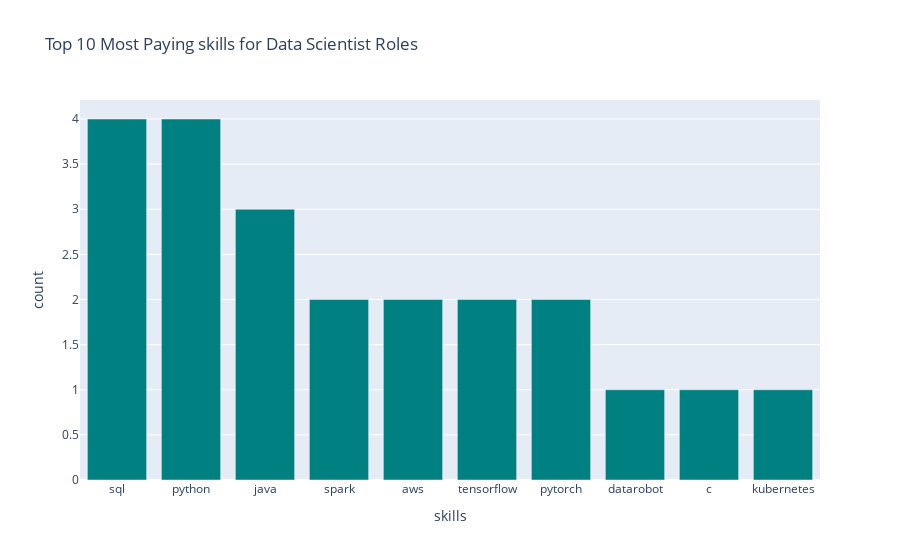

The code cell stored with this chart in its notebook:
### Code cell
fig_pskills1 = px.bar(df_pskills1,x='skills', y='count',
                    title='Top 10 Most Paying skills for Data Scientist Roles', color_discrete_sequence=['teal']) 
fig_pskills1.show()

### Figure 1 — Plotly figure (JSON) as saved in the notebook; plotly's stock layout.template omitted (floating-point values rounded to 4 significant figures)
{"data": [{"alignmentgroup": "True", "hovertemplate": "skills=%{x}<br>count=%{y}<extra></extra>", "legendgroup": "", "marker": {"color": "teal", "pattern": {"shape": ""}}, "name": "", "offsetgroup": "", "orientation": "v", "showlegend": false, "textposition": "auto", "type": "bar", "x": ["sql", "python", "java", "spark", "aws", "tensorflow", "pytorch", "datarobot", "c", "kubernetes"], "xaxis": "x", "y": [4, 4, 3, 2, 2, 2, 2, 1, 1, 1], "yaxis": "y"}], "layout": {"barmode": "relative", "legend": {"tracegroupgap": 0}, "title": {"text": "Top 10 Most Paying skills for Data Scientist Roles"}, "xaxis": {"anchor": "y", "domain": [0, 1], "title": {"text": "skills"}}, "yaxis": {"anchor": "x", "domain": [0, 1], "title": {"text": "count"}}}}
